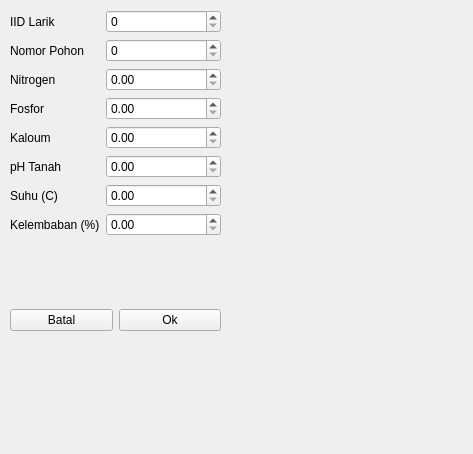
<?xml version="1.0" encoding="UTF-8"?>
<ui version="4.0">
 <class>Form</class>
 <widget class="QWidget" name="Form">
  <property name="geometry">
   <rect>
    <x>0</x>
    <y>0</y>
    <width>473</width>
    <height>454</height>
   </rect>
  </property>
  <property name="windowTitle">
   <string>Form</string>
  </property>
  <widget class="QWidget" name="formLayoutWidget">
   <property name="geometry">
    <rect>
     <x>10</x>
     <y>10</y>
     <width>211</width>
     <height>291</height>
    </rect>
   </property>
   <layout class="QFormLayout" name="formLayout">
    <item row="0" column="0">
     <widget class="QLabel" name="label">
      <property name="text">
       <string>IID Larik</string>
      </property>
     </widget>
    </item>
    <item row="1" column="0">
     <widget class="QLabel" name="label_2">
      <property name="text">
       <string>Nomor Pohon</string>
      </property>
     </widget>
    </item>
    <item row="2" column="0">
     <widget class="QLabel" name="label_3">
      <property name="text">
       <string>Nitrogen</string>
      </property>
     </widget>
    </item>
    <item row="3" column="0">
     <widget class="QLabel" name="label_4">
      <property name="text">
       <string>Fosfor</string>
      </property>
     </widget>
    </item>
    <item row="4" column="0">
     <widget class="QLabel" name="label_5">
      <property name="text">
       <string>Kaloum</string>
      </property>
     </widget>
    </item>
    <item row="5" column="0">
     <widget class="QLabel" name="label_6">
      <property name="text">
       <string>pH Tanah</string>
      </property>
     </widget>
    </item>
    <item row="7" column="0">
     <widget class="QLabel" name="label_7">
      <property name="text">
       <string>Kelembaban (%)</string>
      </property>
     </widget>
    </item>
    <item row="6" column="0">
     <widget class="QLabel" name="label_8">
      <property name="text">
       <string>Suhu (C)</string>
      </property>
     </widget>
    </item>
    <item row="0" column="1">
     <widget class="QSpinBox" name="input_id_larik"/>
    </item>
    <item row="1" column="1">
     <widget class="QSpinBox" name="input_nomor_pohon"/>
    </item>
    <item row="2" column="1">
     <widget class="QDoubleSpinBox" name="input_nitrogen"/>
    </item>
    <item row="3" column="1">
     <widget class="QDoubleSpinBox" name="input_fosfor"/>
    </item>
    <item row="4" column="1">
     <widget class="QDoubleSpinBox" name="input_kalium"/>
    </item>
    <item row="5" column="1">
     <widget class="QDoubleSpinBox" name="input_ph"/>
    </item>
    <item row="6" column="1">
     <widget class="QDoubleSpinBox" name="input_suhu"/>
    </item>
    <item row="7" column="1">
     <widget class="QDoubleSpinBox" name="input_kelembaban"/>
    </item>
   </layout>
  </widget>
  <widget class="QWidget" name="horizontalLayoutWidget">
   <property name="geometry">
    <rect>
     <x>10</x>
     <y>300</y>
     <width>211</width>
     <height>41</height>
    </rect>
   </property>
   <layout class="QHBoxLayout" name="horizontalLayout">
    <item>
     <widget class="QPushButton" name="btn_batal">
      <property name="text">
       <string>Batal</string>
      </property>
     </widget>
    </item>
    <item>
     <widget class="QPushButton" name="btn_ok">
      <property name="text">
       <string>Ok</string>
      </property>
     </widget>
    </item>
   </layout>
  </widget>
 </widget>
 <resources/>
 <connections/>
</ui>
